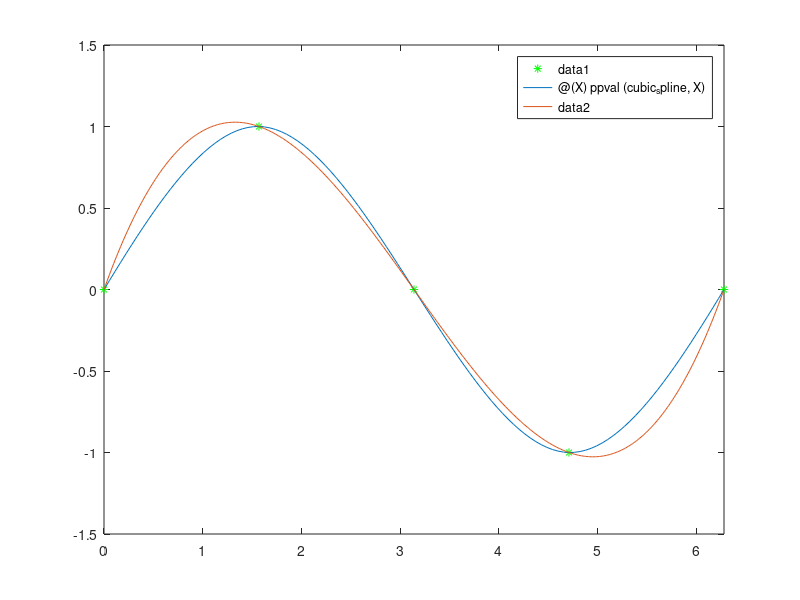

Reproduce this figure in MATLAB.
function problem1b()
        %nodes
    x = [0, pi / 2, pi, (3 * pi) / 2, 2 * pi];
    %values
    y = [0, 1, 0, -1, 0];
    %show the val of the function on pi/4
    sin(pi/4)
    cubic_spline = spline(x, [1, y, 1]);
    %show cubic natural spline
    ppval(cubic_spline, pi / 4)
    
    clamped_spline = spline(x, y);
    %show cubic clamped spline
    ppval(clamped_spline, pi / 4)
    
    clf;
    %plot the function
    plot(x, y, '*g');
    hold on;
    fplot(@(X) ppval(cubic_spline, X), [0, 2 * pi])
    hold on;
    %graph of the cubic clamped spline
    fplot(@(X) ppval(clamped_spline, X), [0, 2 * pi])
    hold off;
end
